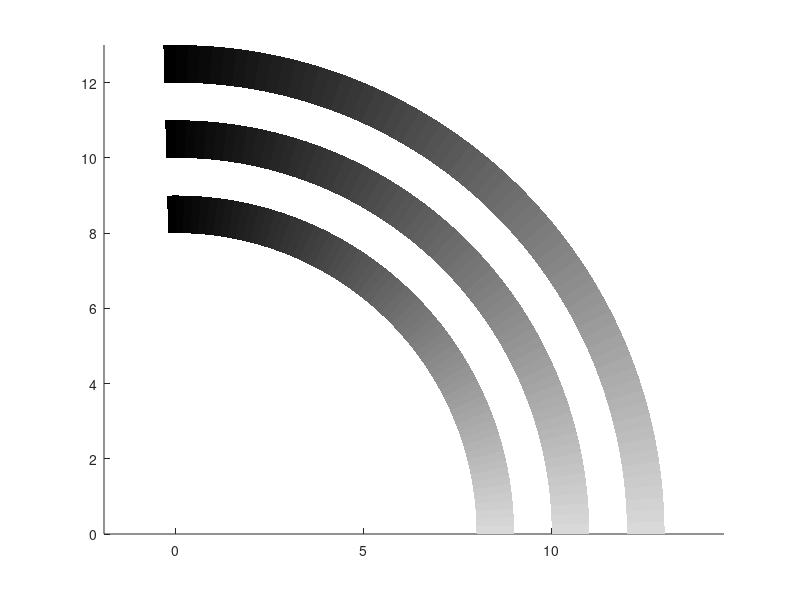

The MATLAB source for this figure:
%{
dx=3;dy=6;dz=9;
%%%%%%%%;
%x1 = [ 0;0];x2 = [dx;0];x3 = [dx;1];x4 = [ 0;1]; 
%y1 = [dx;0];y2 = [dy;0];y3 = [dy;1];y4 = [dx;1]; 
%z1 = [dy;0];z2 = [dz;0];z3 = [dz;1];z4 = [dy;1]; 
%%%%%%%%;
%x1 = [ 0;-1];x2 = [dx;-1];x3 = [dx;0];x4 = [ 0;0]; 
%y1 = [dx;-1];y2 = [dy;-1];y3 = [dy;0];y4 = [dx;0]; 
%z1 = [dy;-1];z2 = [dz;-1];z3 = [dz;0];z4 = [dy;0]; 
%%%%%%%%;
x1 = [ 0+1;-1];x2 = [dx+1;-1];x3 = [dx+1;0];x4 = [ 0+1;0]; 
y1 = [dx+1;-1];y2 = [dy+1;-1];y3 = [dy+1;0];y4 = [dx+1;0]; 
z1 = [dy+1;-1];z2 = [dz+1;-1];z3 = [dz+1;0];z4 = [dy+1;0]; 
n_w = 64;
hold on;
for nw=0:n_w-1;
w = (nw)/(n_w-1)*pi/2; c=cos(w);s=sin(w); R=[c,-s;+s,c];
X1=R*x1; X2=R*x2; X3=R*x3; X4=R*x4;
Y1=R*y1; Y2=R*y2; Y3=R*y3; Y4=R*y4;
Z1=R*z1; Z2=R*z2; Z3=R*z3; Z4=R*z4;
patch([X1(1),X2(1),X3(1),X4(1)],[X1(2),X2(2),X3(2),X4(2)],[0,0,0],'edgecolor','none');
patch([Z1(1),Z2(1),Z3(1),Z4(1)],[Z1(2),Z2(2),Z3(2),Z4(2)],[0,0,0],'edgecolor','none');
patch([Y1(1),Y2(1),Y3(1),Y4(1)],[Y1(2),Y2(2),Y3(2),Y4(2)],1-[1,1,1]*nw/(n_w-1),'edgecolor','none');
end;%for nw=0:n_w-1;
hold off;
axis equal;
 %}

%{
dx=4;dy=1.0;
x1 = [-dx;-dy];x2 = [+dx;-dy];x3 = [+dx;+dy];x4 = [-dx;+dy]; 
n_w = 64;
hold on;
for nw=0:n_w-1;
w = (nw)/(n_w-1)*pi/2; c=cos(w);s=sin(w); R=[c,-s;+s,c];
X1=R*x1; X2=R*x2; X3=R*x3; X4=R*x4;
vshift = (dx-2*dy)*nw/(n_w-1);
cshift = nw/(n_w-1);
patch([X1(1),X2(1),X3(1),X4(1)],vshift + [X1(2),X2(2),X3(2),X4(2)],1-cshift*[1,1,1],'edgecolor','none');
end;%for nw=0:n_w-1;
hold off;
axis equal;
 %}

%{
dx=4;dy=1.0;
x1 = [dx-dx;-dy];x2 = [dx+dx;-dy];x3 = [dx+dx;+dy];x4 = [dx-dx;+dy]; 
n_w = 64;
hold on;
for nw=0:n_w-1;
w = (nw)/(n_w-1)*pi/2; c=cos(w);s=sin(w); R=[c,-s;+s,c];
X1=R*x1; X2=R*x2; X3=R*x3; X4=R*x4;
vshift = (dx-2*dy)*nw/(n_w-1);
cshift = nw/(n_w-1);
patch([X1(1),X2(1),X3(1),X4(1)],vshift + [X1(2),X2(2),X3(2),X4(2)],1-cshift*[1,1,1],'edgecolor','none');
end;%for nw=0:n_w-1;
hold off;
axis equal;
 %}

%{
dx=4;dy=1.0;
%x1 = [dx-dx;-dy];x2 = [dx+dx;-dy];x3 = [dx+dx;+dy];x4 = [dx-dx;+dy]; 
x1 = [-dx;-dy];x2 = [+dx;-dy];x3 = [+dx;+dy];x4 = [-dx;+dy]; 
n_w = 64;
hold on;
for nw=0:n_w-1;
w = (nw)/(n_w-1)*pi/2; c=cos(w);s=sin(w); R=[c,-s;+s,c];
X1=R*x1; X2=R*x2; X3=R*x3; X4=R*x4;
hshift = 1*(dy-2*dx)*nw/(n_w-1);
vshift = 0*(dx-2*dy)*nw/(n_w-1);
cshift = nw/(n_w-1);
patch(hshift + [X1(1),X2(1),X3(1),X4(1)],vshift + [X1(2),X2(2),X3(2),X4(2)],1-cshift*[1,1,1],'edgecolor','none');
end;%for nw=0:n_w-1;
hold off;
axis equal;
 %}

%{
ra = 8; rb = 10;
n_w = 64;
hold on;
for nw=0:n_w-1;
w = (nw)/(n_w-1)*pi/2; dw = pi/2/(n_w-1);
c0 = cos(w); c1 = cos(w+dw); s0 = sin(w); s1 = sin(w+dw);
cshift = nw/(n_w-1);
patch([ra*c0,rb*c0,rb*c1,ra*c1],[ra*s0,rb*s0,rb*s1,ra*s1],0.85-0.85*cshift*[1,1,1],'edgecolor','none');
end;%for nw=0:n_w-1;
hold off;
axis equal;
 %}

r1 =  8; r2 =  9;
r3 = 10; r4 = 11;
r5 = 12; r6 = 13;
n_w = 64;
hold on;
for nw=0:n_w-1;
w = (nw)/(n_w-1)*pi/2; dw = pi/2/(n_w-1);
c0 = cos(w); c1 = cos(w+dw); s0 = sin(w); s1 = sin(w+dw);
cshift = nw/(n_w-1);
patch([r1*c0,r2*c0,r2*c1,r1*c1],[r1*s0,r2*s0,r2*s1,r1*s1],0.85-0.85*cshift*[1,1,1],'edgecolor','none');
patch([r3*c0,r4*c0,r4*c1,r3*c1],[r3*s0,r4*s0,r4*s1,r3*s1],0.85-0.85*cshift*[1,1,1],'edgecolor','none');
patch([r5*c0,r6*c0,r6*c1,r5*c1],[r5*s0,r6*s0,r6*s1,r5*s1],0.85-0.85*cshift*[1,1,1],'edgecolor','none');
end;%for nw=0:n_w-1;
hold off;
axis equal;
